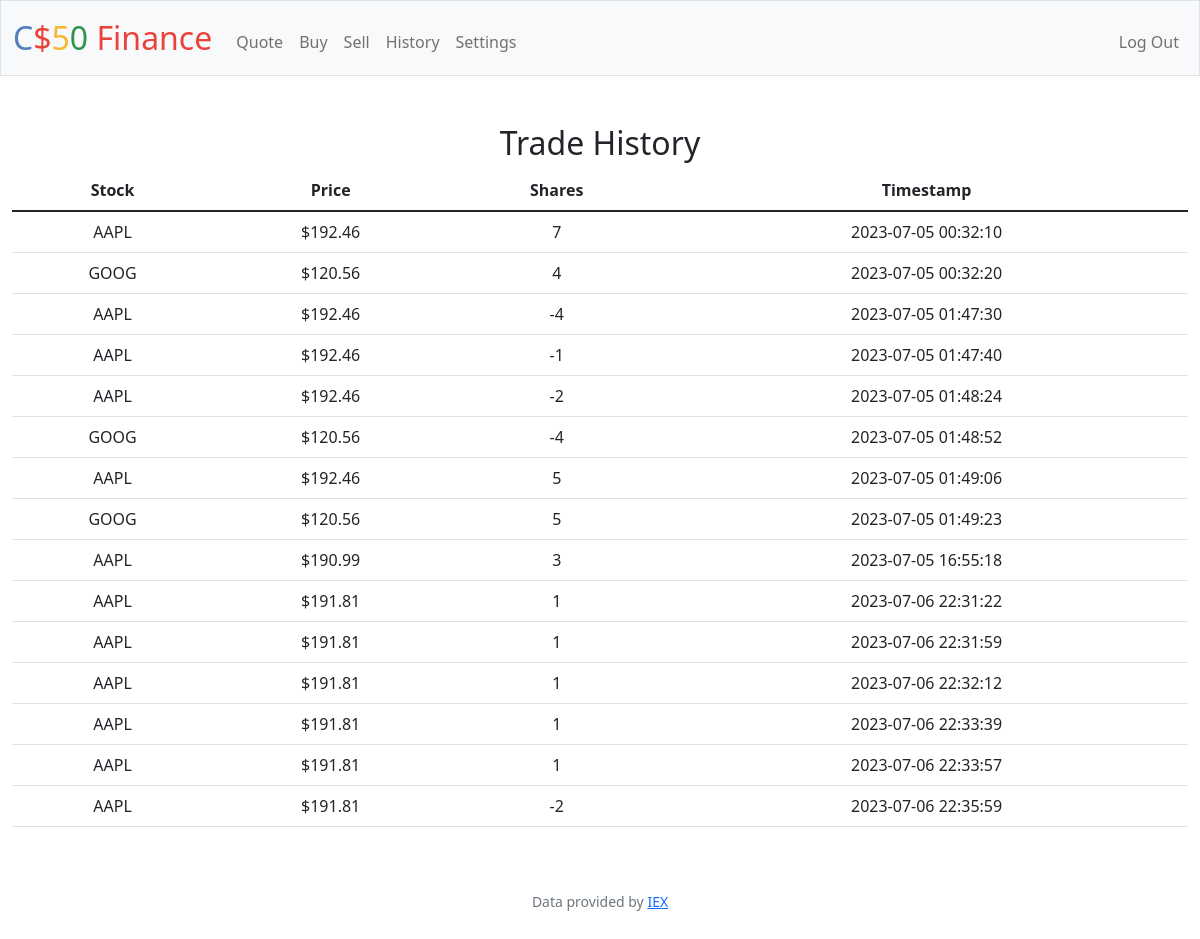
Screenshot of /history (signed in) with the database file from the repository.
### tables this page shows
CREATE TABLE trades (
    trade_id INTEGER PRIMARY KEY AUTOINCREMENT NOT NULL UNIQUE,
    user_id INTEGER NOT NULL,
    symbol TEXT NOT NULL,
    shares NUMERIC NOT NULL,
    price NUMERIC NOT NULL,
    timestamp DATETIME NOT NULL DEFAULT CURRENT_TIMESTAMP
);

### app.py (the view)
@app.route("/history")
@login_required
def history():
    my_trades = db.execute("SELECT symbol, price, shares, timestamp FROM trades WHERE user_id = ?", session["user_id"])
    return render_template("history.html", trades=my_trades)

### app.py (called while the page is built)
@app.after_request
def after_request(response):
    response.headers["Cache-Control"] = "no-cache, no-store, must-revalidate"
    response.headers["Expires"] = 0
    response.headers["Pragma"] = "no-cache"
    return response

### helpers.py (called while the page is built)
def login_required(f):
    @wraps(f)
    def decorated_function(*args, **kwargs):
        if session.get("user_id") is None:
            return redirect("/login")
        return f(*args, **kwargs)
    return decorated_function

def usd(value):
    return f"${value:,.2f}"

### templates/history.html (shortened to what this page needs)
{% extends "layout.html" %}
{% block main %}
    <h2>Trade History</h2>
    <table class="table">
        <thead>
            <tr>
                <th>Stock</th>
                <th>Price</th>
                <th>Shares</th>
                <th>Timestamp</th>
            </tr>
        </thead>
        <tbody>
            {% for trade in trades %}
                <tr>
                    <td>{{ trade["symbol"] }}</td>
                    <td>{{ trade["price"] | usd}}</td>
                    <td>{{ trade["shares"] }}</td>
                    <td>{{ trade["timestamp"] }}</td>
                </tr>
            {% endfor %}
        </tbody>
    </table>
{% endblock %}

### templates/layout.html (shortened to what this page needs)
<!DOCTYPE html>
<html lang="en">
    <head>
        <link href="https://cdn.jsdelivr.net/npm/bootstrap@5.1.3/dist/css/bootstrap.min.css" rel="stylesheet">
        <link href="/static/styles.css" rel="stylesheet">
    </head>
    <body>
        <nav class="bg-light border navbar navbar-expand-md navbar-light">
            <div class="container-fluid">
                <a class="navbar-brand" href="/"><span class="blue">C</span><span class="red">$</span><span class="yellow">5</span><span class="green">0</span> <span class="red">Finance</span></a>
                <div class="collapse navbar-collapse" id="navbar">
                    {% if session["user_id"] %}
                        <ul class="navbar-nav me-auto mt-2">
                            <li class="nav-item"><a class="nav-link" href="/quote">Quote</a></li>
                            <li class="nav-item"><a class="nav-link" href="/buy">Buy</a></li>
                            <li class="nav-item"><a class="nav-link" href="/sell">Sell</a></li>
                            <li class="nav-item"><a class="nav-link" href="/history">History</a></li>
                            <li class="nav-item"><a class="nav-link" href="/settings">Settings</a></li>
                        </ul>
                        <ul class="navbar-nav ms-auto mt-2">
                            <li class="nav-item"><a class="nav-link" href="/logout">Log Out</a></li>
                        </ul>
                    {% else %}
                        <ul class="navbar-nav ms-auto mt-2">
                            <li class="nav-item"><a class="nav-link" href="/register">Register</a></li>
                            <li class="nav-item"><a class="nav-link" href="/login">Log In</a></li>
                        </ul>
                    {% endif %}
                </div>
            </div>
        </nav>
        <main class="container-fluid py-5 text-center">
            {% block main %}{% endblock %}
        </main>
        <footer class="mb-5 small text-center text-muted">
            Data provided by <a href="https://iexcloud.io/">IEX</a>
        </footer>
    </body>
</html>

### static/styles.css (style rules this page uses)
nav .navbar-brand { font-size: xx-large; }
nav .navbar-brand .blue { color: #537fbe; }
nav .navbar-brand .red { color: #ea433b; }
nav .navbar-brand .yellow { color: #f5b82e; }
nav .navbar-brand .green { color: #2e944b; }

### rows the page displays
trades: symbol "AAPL", price "$192.46", shares "7", timestamp "2023-07-05 00:32:10"
trades: symbol "GOOG", price "$120.56", shares "4", timestamp "2023-07-05 00:32:20"
trades: symbol "AAPL", price "$192.46", shares "-4", timestamp "2023-07-05 01:47:30"
trades: symbol "AAPL", price "$192.46", shares "-1", timestamp "2023-07-05 01:47:40"
trades: symbol "AAPL", price "$192.46", shares "-2", timestamp "2023-07-05 01:48:24"
trades: symbol "GOOG", price "$120.56", shares "-4", timestamp "2023-07-05 01:48:52"
trades: symbol "AAPL", price "$192.46", shares "5", timestamp "2023-07-05 01:49:06"
trades: symbol "GOOG", price "$120.56", shares "5", timestamp "2023-07-05 01:49:23"
trades: symbol "AAPL", price "$190.99", shares "3", timestamp "2023-07-05 16:55:18"
trades: symbol "AAPL", price "$191.81", shares "1", timestamp "2023-07-06 22:31:22"
trades: symbol "AAPL", price "$191.81", shares "1", timestamp "2023-07-06 22:31:59"
trades: symbol "AAPL", price "$191.81", shares "1", timestamp "2023-07-06 22:32:12"
trades: symbol "AAPL", price "$191.81", shares "1", timestamp "2023-07-06 22:33:39"
trades: symbol "AAPL", price "$191.81", shares "1", timestamp "2023-07-06 22:33:57"
trades: symbol "AAPL", price "$191.81", shares "-2", timestamp "2023-07-06 22:35:59"
